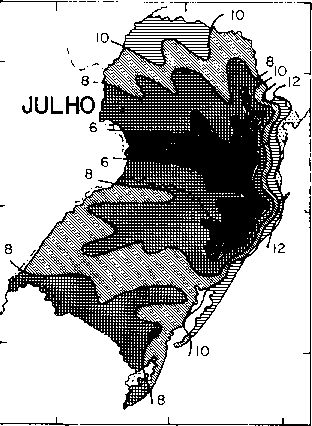
//> input picture Aula4/Aula 4/Exercicio 1/julho-dt-py.png, 312 x 426 px
$ ./moda   (built with g++ and OpenCV 4)
//> lines starting //> are read from the running program, lines starting //| are printed output that depends on the picture; after the words box and inside, x2 and y2 are one past the last pixel; in counts of white or black regions, pixels touching at a corner belong together
//Elimina_ruido_sal_pimenta.cpp
 #include <opencv2/opencv.hpp>
 using namespace std;
 using namespace cv;
 int main() {
  Mat_<uchar> a=imread("julho-dt-py.png",0);
//> a: 426 rows x 312 cols, CV_8UC1; 69.1% white; 140 black regions (112 under 20 px), largest, box (x1, y1, x2, y2) and area: (0, 6, 293, 410) 38660, (249, 196, 311, 426) 378, (80, 417, 248, 426) 178
  Mat_<uchar> b(a.rows,a.cols);
  int soma,l;
  double mean;
  for (int l=1; l<a.rows-1; l++)
    for (int c=1; c<a.cols-1; c++){
		soma = a(l-1,c-1) + a(l-1,c) + a(l-1,c+1) + a(l,c-1) + a(l,c) + a(l,c+1) + a(l+1,c-1) + a(l+1,c) +(l+1,c+1);
		mean = soma/9;
		if (mean >= 30)
			b(l,c) = 255;
		else
			b(l,c) = 0;
	}
//> this loop made 424 passes
//> (soma, mean) on passes 1 to 3: (1841, 204), (1331, 147), (821, 91)
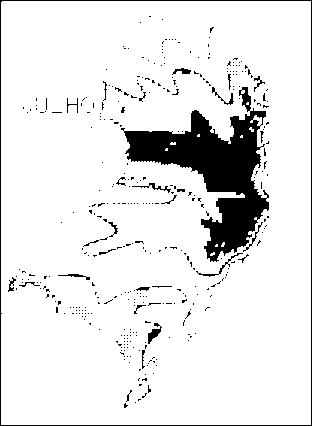
//> b: 426 rows x 312 cols, CV_8UC1; 90.4% white; 369 black regions (340 under 20 px), largest, box (x1, y1, x2, y2) and area: (121, 87, 269, 262) 8981, (0, 0, 312, 426) 1474, (148, 323, 162, 344) 123
//> after the loop, soma = 1076; mean = 119
  imwrite("eliminaruibrpr.bmp",b);
 }
